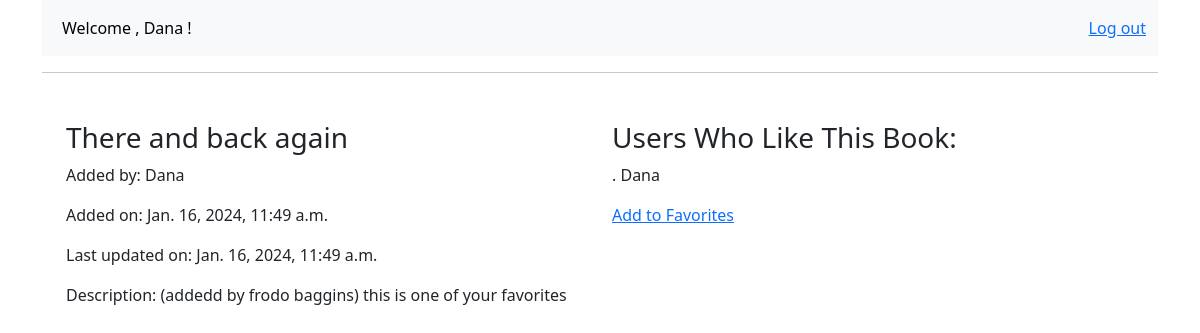
Page /book/1 (signed in) on the committed database.
### app1/models.py (models this page shows, shortened)
class Books(models.Model):
    uploaded_by = models.ForeignKey('Users', on_delete=models.CASCADE)
    title= models.CharField(max_length=255)
    description=models.TextField()
    created_at = models.DateTimeField(auto_now=True)
    updated_at = models.DateTimeField(auto_now_add=True)
    objects = BooksManger()

class Users(models.Model):
    first_name = models.CharField(max_length=255)
    last_name = models.CharField(max_length=255)
    email= models.EmailField(unique=True)
    password = models.CharField(max_length=128)
    created_at = models.DateTimeField(auto_now=True)
    updated_at = models.DateTimeField(auto_now_add=True)
    favorite_books = models.ManyToManyField(Books)
    objects = UsersManger()

### app1/views.py (the view)
# urls.py: path('book/<int:pk>', views.book, name='book'),
def book(request, pk):
    book_to_view = Books.objects.get(id=pk)
    current_user = Users.objects.get(id=request.session['user_id'])
    context = {
        'book': book_to_view,
        'user': current_user
    }
    if book_to_view.uploaded_by == current_user:
        return render(request, 'if_uploaded_by.html', context)
    return render(request, "if_not_uploaded_by.html", context)

### app1/templates/if_not_uploaded_by.html
{% extends './base.html' %}
{% block content %}
<div class="container text-left mt-6">
        <div class="row mt-5">
            <div class=" col-lg-6">
                <h1 class="book_title  h3 w-75 border-0 ">{{ book.title}} </h1>
                <div>
                    <p>Added by: {{book.uploaded_by.first_name}}</p>
                    <p>Added on: {{book.created_at}}</p>
                    <p>Last updated on: {{book.updated_at}}</p>
                    <p>Description: {{book.description}} </p>
                </div>
            </div>
            <div class=" col-lg-6">
<div class= "pairent">
    <h1 class="h3">Users Who Like This Book:</h1>
    {% for user in book.users_set.all %}
    <p> . {{user.first_name}}
    </p>
    {% endfor %}
    {% if book in user.favorite_books.all %}
        <a  class="un_favorite" style="text-decoration: underline;" href="{% url 'app1:remove_from_favorite' pk=book.pk %}">Un Favorites</a>
    {% else %}
        <a style="text-decoration: underline;" href="{% url 'app1:add_to_favorite' pk=book.pk %}">Add to Favorites</a>
    {% endif %}
</div>
            </div>
        </div>
</div>
{% endblock content %}

### app1/static/btnstyle.css (style rules this page uses)
.book_title { border: 3px solid black; }

### rows in the picture
Books: title "There and back again", uploaded_by.first_name "Dana", created_at "Jan. 16, 2024, 11:49 a.m.", updated_at "Jan. 16, 2024, 11:49 a.m.", description "(addedd by frodo baggins) this is one of your favorites"
Users: first_name "Dana"

### other values in the picture
{{ request.session.first_name }} "Dana"
